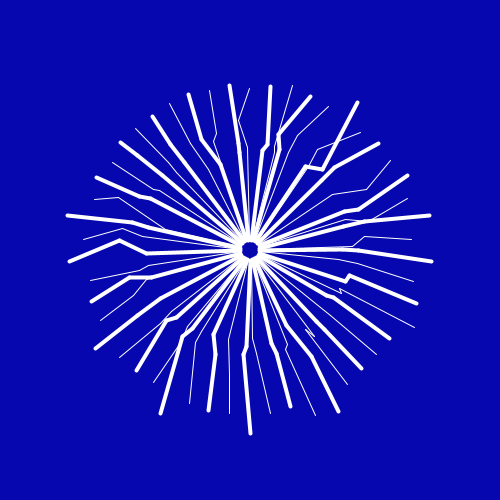
Frame 1 (no input)
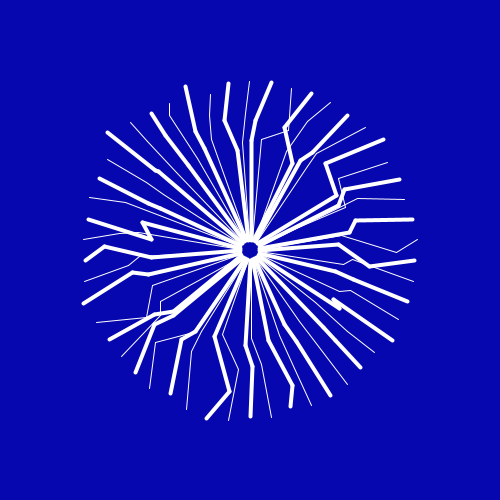
Frame 60 (the mouse pressed at the canvas centre just before this capture)
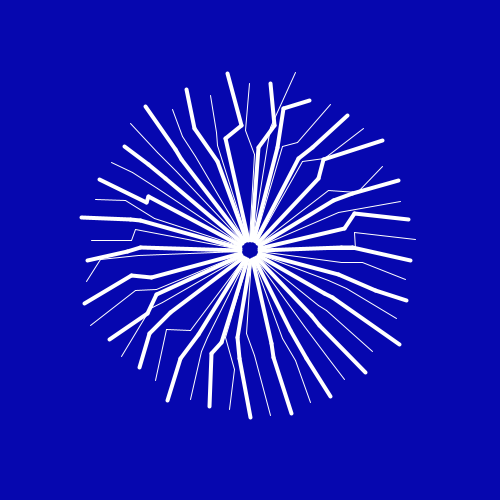
Frame 120 (the mouse held since frame 60 and released just before this capture)

The Processing sketch that drew these frames (run headless with seeded random() and noise(); from frame 60 on, the mouse is pressed at the canvas centre):

// Processing sketch: sketch_27052017
// ── sketch_27052017.pde
ArrayList<Sun>sun;
void setup(){
  size(500,500);
  smooth();
  sun = new ArrayList<Sun>();
  for(int i = 0; i<50; i++){
    float v = map(i,0,50,0,TWO_PI);
    float x = sin(v)*10;
    float y = cos(v)*10;
    sun.add(new Sun(x,y,i));
  }
  stroke(255);
}

void draw(){
  translate(width/2, height/2);
  background(6,7,175);
  for(Sun s : sun){
    s.display();
  }
}
// ── Sun.pde
class Sun{
  float x;
  float y;
  float t = random(0,10),t2 = random(0,10);
  float s = random(10,15);
  float s2 = random(15,20);
  int w;
  Sun(float _x, float _y, int _w){
    x = _x;
    y = _y;
    w = _w;
  }
  
  void display(){
    if(w%2==0){
      strokeWeight(4);
    }else{
      strokeWeight(1);
    }
    s+=0.05;
    float s1 = noise(s);
    float s1t = map(s1,0,1,10,15);
    s2+=0.05;
    float s12 = noise(s2);
    float s2t = map(s12,0,1,15,20);
    t+=0.02;
    float n = noise(t);
    float nm = map(n,0,1,-2,2);
    t2+=0.02;
    float n2 = noise(t2);
    float n2m = map(n2,0,1,-2,2);
    beginShape(LINES);
      vertex(x,y);
      vertex((x+nm)*10,(y+nm)*10);
      vertex((x+nm)*10,(y+nm)*10);
      vertex((x+n2m)*s1t,(y+n2m)*s1t);
      vertex((x+n2m)*s1t,(y+n2m)*s1t);
      vertex(x*s2t,y*s2t);
    endShape();
  }
}
